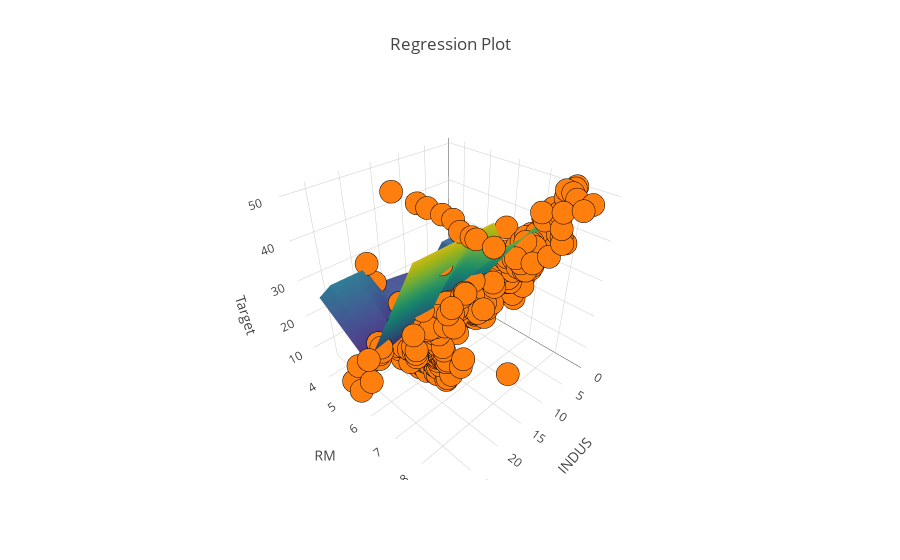

The notebook cell this image was saved under:
### Code cell
plot_handler.build_prediction_figure(step_size=2)
plot_handler.plot_prediction()

### Figure 1 — Plotly figure (JSON) as saved in the notebook; plotly's stock layout.template omitted (floating-point values rounded to 4 significant figures; data arrays with more than 128 entries replaced by an {"elided": "..."} marker saying what was removed)
{"data": [{"colorscale": "Viridis", "hoverinfo": "z", "showscale": false, "type": "surface", "uid": "f5028fa1-05c0-4a49-b74b-934b5cb67d50", "x": [0.46, 2.46, 4.46, 6.46, 8.46, 10.46, 12.46, 14.46, 16.46, 18.46, 20.46, 22.46, 24.46, 26.46], "y": [3.561, 5.561, 7.561], "z": [[23.4, 23.4, 19.24, 17.86, 17.6, 19.01, 19.53, 19.97, 20.28, 26.18, 26.18, 26.18, 26.18, 24.24], [23.4, 23.4, 20.08, 19.0, 17.36, 21.76, 20.84, 21.28, 20.38, 11.5, 14.74, 14.63, 14.47, 14.83], [42.58, 41.83, 43.72, 43.13, 42.1, 42.1, 42.1, 48.91, 48.91, 48.91, 48.91, 48.91, 48.91, 48.91]]}, {"hoverinfo": "skip", "marker": {"colorscale": "Reds", "line": {"color": "black", "width": 0.3}, "showscale": false}, "mode": "markers", "type": "scatter3d", "uid": "a2bf893f-b59b-4c0e-b016-f67f2a9b7264", "x": {"elided": "506 float values"}, "y": {"elided": "506 float values"}, "z": {"elided": "506 float values"}}], "layout": {"autosize": true, "scene": {"aspectmode": "auto", "aspectratio": {"x": 1, "y": 1, "z": 1}, "xaxis": {"title": {"text": "INDUS"}, "type": "linear"}, "yaxis": {"title": {"text": "RM"}, "type": "linear"}, "zaxis": {"title": {"text": "Target"}}}, "title": {"text": "Regression Plot"}}}
